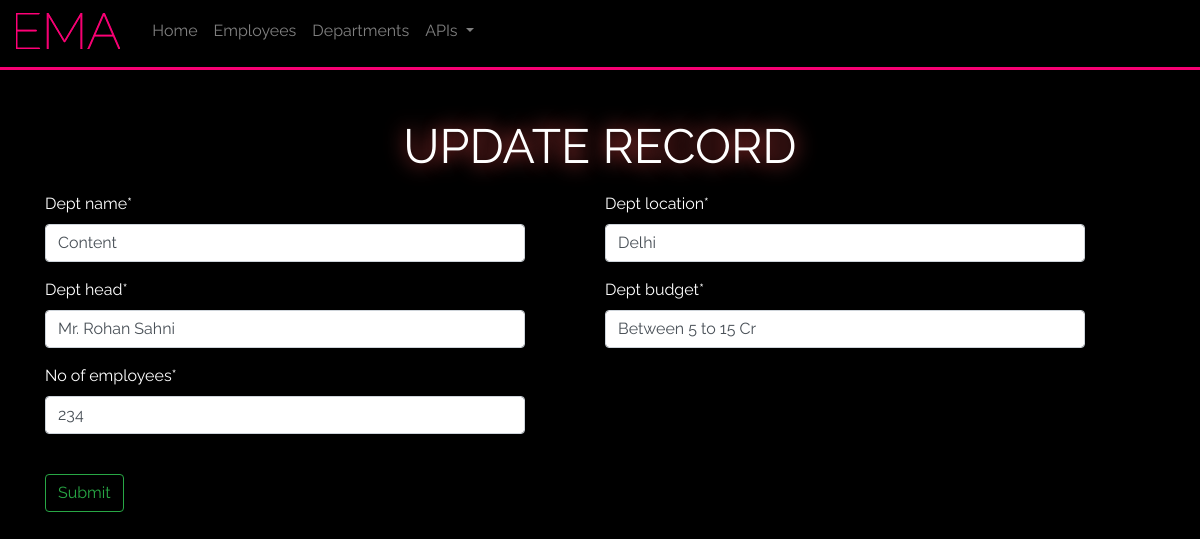
Page /dept/info/1/update/ on the committed database.
### departments/models.py (models this page shows)
class Departments(models.Model):
    dept_name = models.CharField(max_length=100)
    dept_location = models.CharField(max_length=100)
    dept_head = models.CharField(max_length=100)
    dept_budget = models.CharField(max_length=100)
    no_of_employees = models.IntegerField()

### departments/views.py (the view)
# urls.py: path('info/<int:pk>/update/', UpdateDept.as_view(), name = 'UpdateDept'),
class UpdateDept(UpdateView):
    model = Departments
    template_name_suffix = '_update_form'
    fields = '__all__'
    success_url = reverse_lazy('Dept')

### departments/templates/departments/departments_update_form.html (shortened to what this page needs)
{% extends 'index.html' %}
{% load static %}
{% block content %}
    <div class="container mt-5">
        <h1 class="text-center">Update Record</h1>
        {% load crispy_forms_tags %}
        <form method="POST" action="">
            <div class="form-row">
                <div class="form-group col-md-6 mb-0">
                    {{form.dept_name|as_crispy_field}}
                </div>
                <div class="form-group col-md-6 mb-0">
                    {{form.dept_location|as_crispy_field}}
                </div>
            </div>
            <div class="form-row">
                <div class="form-group col-md-6 mb-0">
                    {{form.dept_head|as_crispy_field}}
                </div>
                <div class="form-group col-md-6 mb-0">
                    {{form.dept_budget|as_crispy_field}}
                </div>
                <div class="form-group col-md-6 mb-0">
                    {{form.no_of_employees|as_crispy_field}}
                </div>
            </div>
            <br>
            <input type="submit" class="btn btn-outline-success" >
        </form>
    </div>
{% endblock %}

### employees/static/style.css (style rules this page uses)
html { overflow: scroll; overflow-x: hidden; }
body { background-color: black; color: white; font-family: 'Raleway'; }
h1,h2,h3,h4,h5,h6 { color: #F60073; font-size: 1.8rem; font-weight: 400; text-shadow: 0 0 20px #FF5252; }
input, select { max-width: 30em }
h1 { font-size: 3rem; margin: 0; color: white; text-transform: uppercase; text-align: center; margin: 1rem 0; }
*, *:before, *:after { -moz-box-sizing: border-box; -webkit-box-sizing: border-box; box-sizing: border-box; }

### rows in the picture
Departments: dept_name "Content", dept_location "Delhi", dept_head "Mr. Rohan Sahni", dept_budget "Between 5 to 15 Cr", no_of_employees "234"
